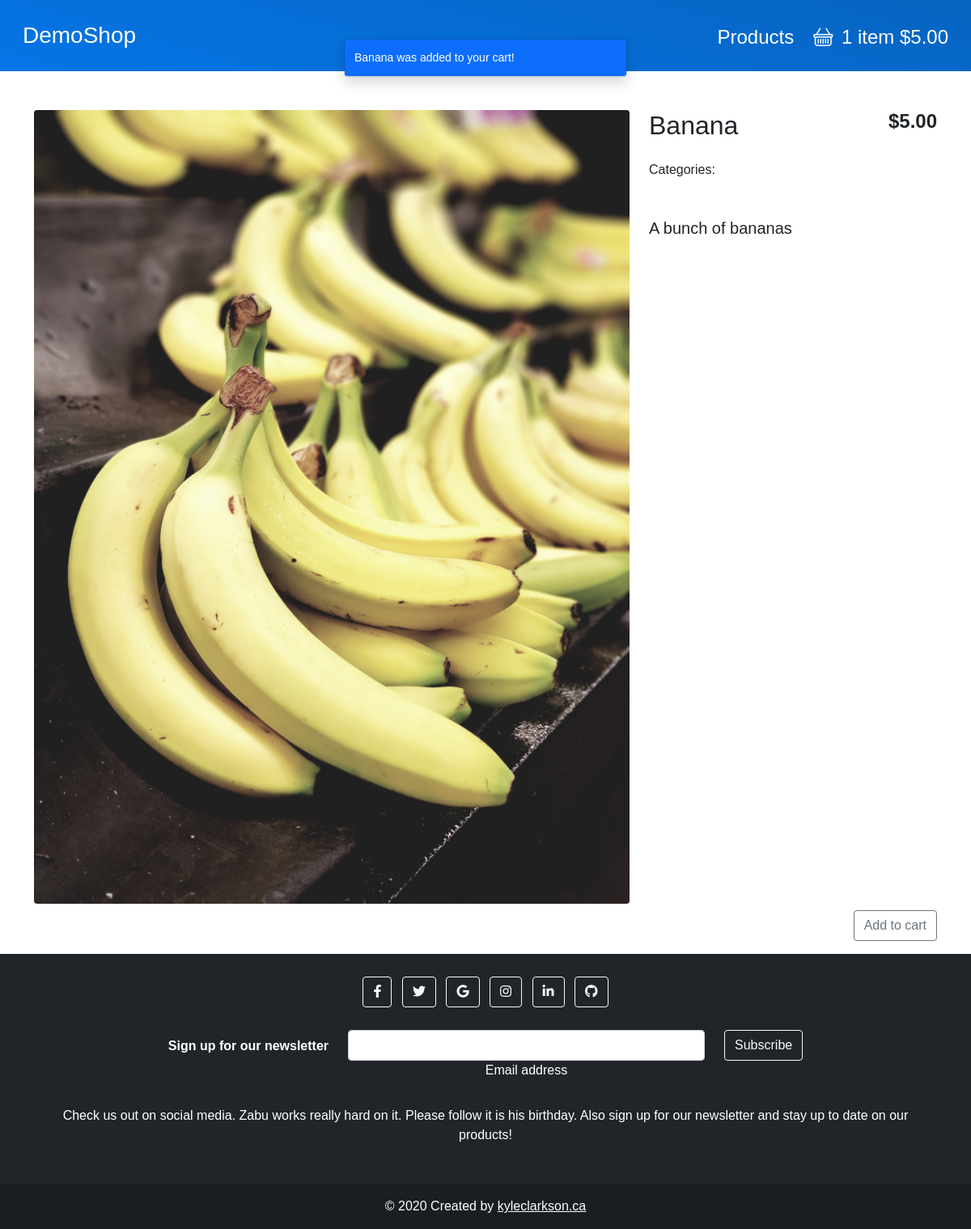
Page /cart/add/6 on the earlier database version.
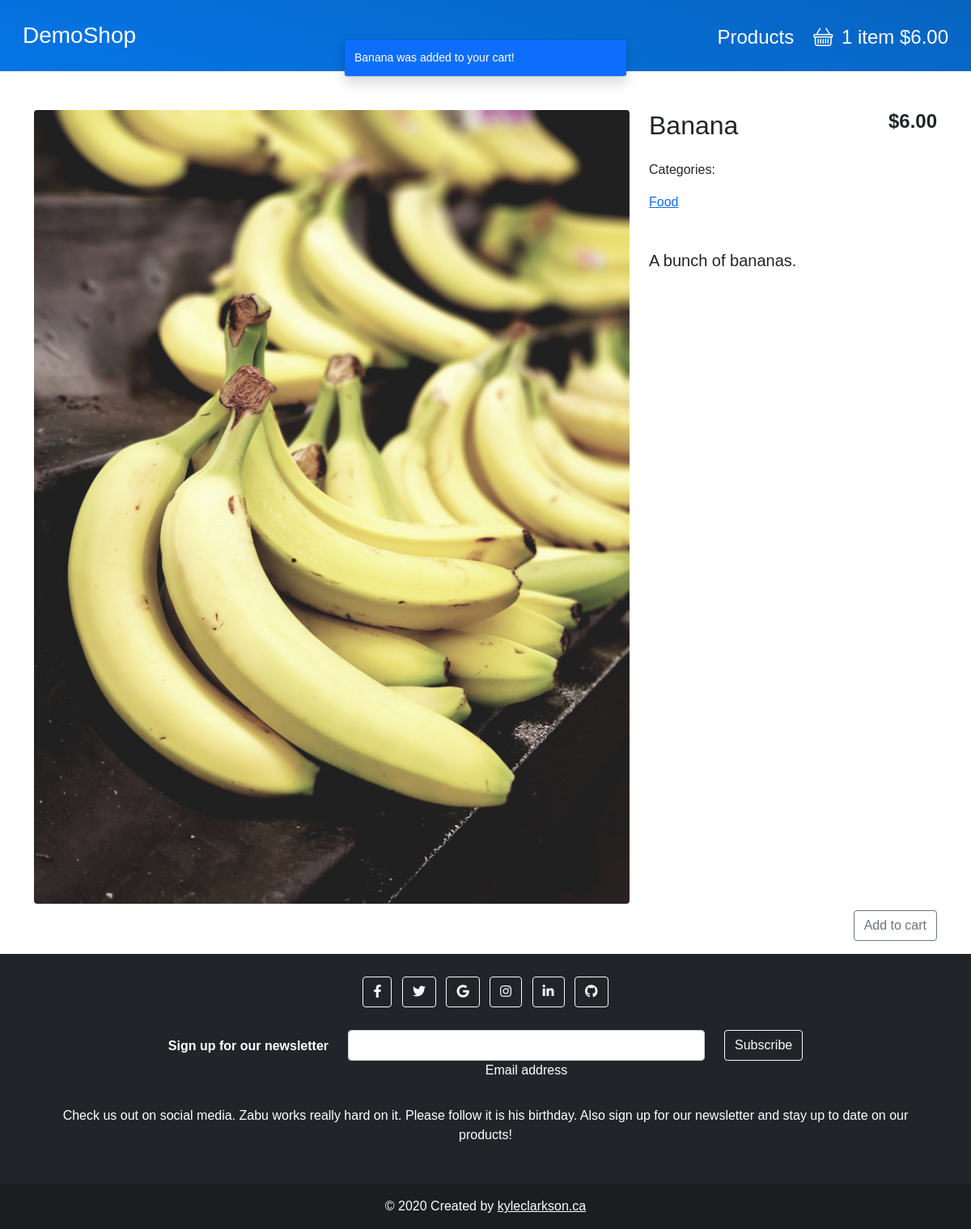
Same page on the later database version.
### shop/models.py (models this page shows, shortened)
class Product(models.Model):
    categories = models.ManyToManyField(Category, related_name='products')
    name = models.CharField(max_length=200, db_index=True)
    slug = models.SlugField(max_length=200, db_index=True)
    image = models.ImageField(upload_to='products/%Y/%m/%d',
                              default='products/no_image.png')
    description = models.TextField(blank=True)
    price = models.DecimalField(max_digits=10, decimal_places=2)
    quantity = models.PositiveIntegerField(default=0)
    available = models.BooleanField(default=True)
    is_physical = models.BooleanField(default=True)
    featured = models.BooleanField(default=False)
    created = models.DateTimeField(auto_now_add=True)
    updated = models.DateTimeField(auto_now=True)
    class Meta:
        ordering = ('name',)
        index_together = (('id', 'slug'),)
    def __str__(self):
        return self.name
    def get_categories(self):
        return [category for category in self.categories.iterator()]

class Category(models.Model):
    name = models.CharField(max_length=200, db_index=True)
    slug = models.SlugField(max_length=200, unique=True)
    class Meta:
        ordering = ('name',)
        verbose_name = 'Category'
        verbose_name_plural = 'Categories'
    def __str__(self):
        return self.name
    def get_absolute_url(self):
        return reverse('shop:product_list_by_category', args=[self.slug])

### cart/views.py (the view)
# urls.py: path('add/<int:product_id>', views.cart_add, name='cart_add'),
def cart_add(request, product_id):
    cart = Cart(request)
    product = get_object_or_404(Product, id=product_id)
    print("Adding to cart: ", product)
    if product.available > 0:
        cart.add(product=product, quantity=1, override_quantity=False)
        messages.add_message(request,
                             messages.SUCCESS,
                             f'{product.name} was added to your cart!',
                             extra_tags='bg-primary text-white')
    else:
        messages.add_message(request,
                             messages.ERROR,
                             f'{product.name} was not added to your cart!',
                             extra_tags='bg-danger text-white')
    context = {
        'product': product,
    }
    return render(request, 'shop/product/detail.html', context=context)

### cart/cart.py (called while the page is built)
    def add(self, product, quantity=1, override_quantity=False):
        product_id = str(product.id)
        if product_id not in self.cart:
            self.cart[product_id] = {
                'quantity': 0,
                'price': str(product.price)
            }
        if override_quantity:
            self.cart[product_id]['quantity'] = quantity
        else:
            self.cart[product_id]['quantity'] += quantity
        self.session_updated()

    def get_total_price(self):
        return sum(Decimal(item['price']) * item['quantity'] for item in self.cart.values())

    def __len__(self):
        return sum(item['quantity'] for item in self.cart.values())

    def session_updated(self):
        self.session.modified = True

### cart/context_processors.py (called while the page is built)
def cart(request):
    return {
        'cart': Cart(request),
    }

### shop/templates/shop/product/detail.html (shortened to what this page needs)
{% extends "base.html" %}
{% load static %}
{% load thumbnail %}
{% block content %}
    <div class="container min-vh-100 mt-5">
        <div class="row my-3">
            <div class="col-md-8 mb-2">
                {% thumbnail product.image "750x500" crop='center' as im %}
                    <img class="img-fluid rounded" src="{{ im.url }}" width="{{ im.width }}" height="{{ im.height }}">
                {% endthumbnail %}
            </div>
            <div class="col-md-4 align-items-center">
                <div class="row">
                    <div class="col">
                        <h2>{{ product.name }}</h2>
                    </div>
                    <div class="col">
                        <div class="text-end">
                            <h4><strong>${{ product.price }}</strong></h4>
                        </div>
                    </div>
                </div>
                <div class="row my-3">
                    <div class="col">
                        <p>Categories:</p>
                        <p>
                            {% for category in product.get_categories %}
                                <a href="{{ category.get_absolute_url }}">{{ category }}</a>
                            {% endfor %}
                        </p>
                    </div>
                    <div class="col">
                    </div>
                </div>
                <div class="row">
                    <h5 class="my-3"> {{ product.description }}</h5>
                </div>
            </div>
            <div class="col align-self-end text-end">
                {% if product.available %}
                    <form action="{% url "cart:cart_add" product.id %}" method="POST">
                        <input class="btn btn-md btn-outline-secondary" type="submit"
                               value="Add to cart">
                    </form>
                {% else %}
                    <p class="text-danger"><strong>SOLD OUT</strong></p>
                {% endif %}
            </div>
        </div>
    </div>
{% endblock %}

Differences in the rows shown:
changed Product "Banana": price "5.00" → "6.00"; description "A bunch of bananas" → "A bunch of bananas."
added Category: name "Food"
Other differences:
{{ cart.get_total_price }}: "5.00" → "6.00"
